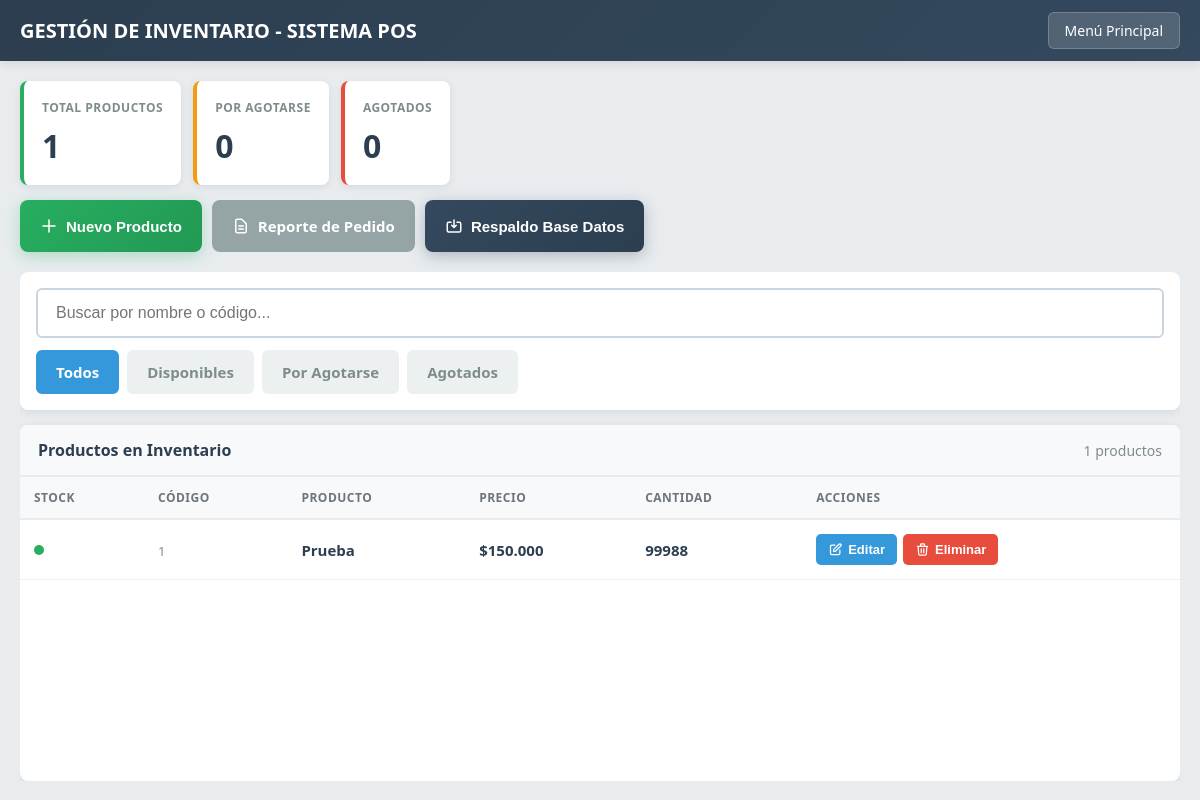
/productos/dashboard.php, run on the app's committed database.
### tables this page shows
CREATE TABLE `productos` (
  `codigo` varchar(50) NOT NULL,
  `nombre` varchar(100) NOT NULL,
  `cantidad` int(11) NOT NULL,
  `activo` tinyint(1) DEFAULT 1,
  `precio` decimal(10,2) NOT NULL,
  `fecha_creacion` timestamp NOT NULL DEFAULT current_timestamp(),
  PRIMARY KEY (`codigo`)
);

### productos/dashboard.php (the view, shortened to what this page needs)
<?php
include("../config/conexion.php");
$total_productos = $conexion->query("SELECT COUNT(*) as total FROM productos WHERE activo = 1 OR activo IS NULL")->fetch_assoc()['total'];
$agotados = $conexion->query("SELECT COUNT(*) as total FROM productos WHERE cantidad = 0 AND (activo = 1 OR activo IS NULL)")->fetch_assoc()['total'];
$por_agotarse = $conexion->query("SELECT COUNT(*) as total FROM productos WHERE cantidad > 0 AND cantidad <= 10 AND (activo = 1 OR activo IS NULL)")->fetch_assoc()['total'];
$filtro = $_GET['filtro'] ?? 'todos';
$busqueda = $_GET['buscar'] ?? '';
$sql = "SELECT * FROM productos WHERE (activo = 1 OR activo IS NULL)";
$sql .= " ORDER BY cantidad ASC, nombre ASC";
$productos = $conexion->query($sql);
?>
<!DOCTYPE html>
<html lang="es">
<head>
</head>
<body>
<div class="header-bar">
    <h1>GESTIÓN DE INVENTARIO - SISTEMA POS</h1>
    <div class="header-buttons">
        <a href="../index.php" class="btn-header">Menú Principal</a>
    </div>
</div>
<div class="dashboard-layout">
    <div class="main-column">
        <div class="controls-section">
            <input type="text"
                   id="buscar-input"
                   class="search-input"
                   placeholder="Buscar por nombre o código..."
                   value="<?= htmlspecialchars($busqueda) ?>">
            <div class="filter-tabs">
                <a href="?filtro=todos<?= $busqueda ? '&buscar='.urlencode($busqueda) : '' ?>"
                   class="filter-tab <?= $filtro === 'todos' ? 'active' : '' ?>">
                    Todos
                </a>
                <a href="?filtro=disponibles<?= $busqueda ? '&buscar='.urlencode($busqueda) : '' ?>"
                   class="filter-tab <?= $filtro === 'disponibles' ? 'active' : '' ?>">
                    Disponibles
                </a>
                <a href="?filtro=por_agotarse<?= $busqueda ? '&buscar='.urlencode($busqueda) : '' ?>"
                   class="filter-tab <?= $filtro === 'por_agotarse' ? 'active' : '' ?>">
                    Por Agotarse
                </a>
                <a href="?filtro=agotados<?= $busqueda ? '&buscar='.urlencode($busqueda) : '' ?>"
                   class="filter-tab <?= $filtro === 'agotados' ? 'active' : '' ?>">
                    Agotados
                </a>
            </div>
        </div>
        <div class="products-table-container">
            <div class="table-header">
                <span>Productos en Inventario</span>
                <span class="products-count"><?= $productos->num_rows ?> productos</span>
            </div>
            <div class="table-wrapper">
                <table class="products-table">
                    <thead>
                        <tr>
                            <th>Stock</th>
                            <th>Código</th>
                            <th>Producto</th>
                            <th>Precio</th>
                            <th>Cantidad</th>
                            <th>Acciones</th>
                        </tr>
                    </thead>
                    <tbody>
                        <?php if ($productos->num_rows > 0): ?>
                            <?php while ($p = $productos->fetch_assoc()):
                                $clase_estado = 'disponible';
                                $clase_fila = '';
                            ?>
                            <tr class="<?= $clase_fila ?>">
                                <td>
                                    <div class="stock-indicator">
                                        <span class="stock-dot <?= $clase_estado ?>"></span>
                                    </div>
                                </td>
                                <td>
                                    <span class="product-code"><?= htmlspecialchars($p['codigo']) ?></span>
                                </td>
                                <td>
                                    <span class="product-name"><?= htmlspecialchars($p['nombre']) ?></span>
                                </td>
                                <td>
                                    <span class="product-price">$<?= number_format($p['precio'], 0, ',', '.') ?></span>
                                </td>
                                <td>
                                    <span class="stock-number <?= $clase_estado ?>"><?= $p['cantidad'] ?></span>
                                </td>
                                <td>
                                    <div class="action-buttons">
                                        <button onclick="abrirModalEditar('<?= $p['codigo'] ?>', '<?= htmlspecialchars($p['nombre'], ENT_QUOTES) ?>', <?= $p['precio'] ?>, <?= $p['cantidad'] ?>)"
                                                class="btn-action btn-edit">
                                            <svg xmlns="http://www.w3.org/2000/svg" fill="none" viewBox="0 0 24 24" stroke="currentColor">
                                                <path stroke-linecap="round" stroke-linejoin="round" stroke-width="2" d="M11 5H6a2 2 0 00-2 2v11a2 2 0 002 2h11a2 2 0 002-2v-5m-1.414-9.414a2 2 0 112.828 2.828L11.828 15H9v-2.828l8.586-8.586z" />
                                            </svg>
                                            Editar
                                        </button>
                                        <button onclick="confirmarEliminar('<?= htmlspecialchars($p['codigo'], ENT_QUOTES) ?>', '<?= htmlspecialchars($p['nombre'], ENT_QUOTES) ?>')"
                                                class="btn-action btn-delete">
                                            <svg xmlns="http://www.w3.org/2000/svg" fill="none" viewBox="0 0 24 24" stroke="currentColor">
                                                <path stroke-linecap="round" stroke-linejoin="round" stroke-width="2" d="M19 7l-.867 12.142A2 2 0 0116.138 21H7.862a2 2 0 01-1.995-1.858L5 7m5 4v6m4-6v6m1-10V4a1 1 0 00-1-1h-4a1 1 0 00-1 1v3M4 7h16" />
                                            </svg>
                                            Eliminar
                                        </button>
                                    </div>
                                </td>
                            </tr>
                            <?php endwhile; ?>
                        <?php endif; ?>
                    </tbody>
                </table>
            </div>
        </div>
    </div>
    <div class="sidebar-column">
        <div class="stats-vertical">
            <div class="stat-micro-card success">
                <div class="stat-micro-label">Total Productos</div>
                <div class="stat-micro-value"><?= $total_productos ?></div>
            </div>
            <div class="stat-micro-card warning">
                <div class="stat-micro-label">Por Agotarse</div>
                <div class="stat-micro-value"><?= $por_agotarse ?></div>
            </div>
            <div class="stat-micro-card danger">
                <div class="stat-micro-label">Agotados</div>
                <div class="stat-micro-value"><?= $agotados ?></div>
            </div>
        </div>
        <div class="primary-actions">
            <button onclick="abrirModalCrear()" class="btn-primary-action btn-new-product">
                <svg xmlns="http://www.w3.org/2000/svg" width="18" height="18" fill="none" viewBox="0 0 24 24" stroke="currentColor">
                    <path stroke-linecap="round" stroke-linejoin="round" stroke-width="2" d="M12 4v16m8-8H4" />
                </svg>
                Nuevo Producto
            </button>
            <a href="reporte_pedido.php" class="btn-primary-action btn-report" target="_blank">
                <svg xmlns="http://www.w3.org/2000/svg" width="18" height="18" fill="none" viewBox="0 0 24 24" stroke="currentColor">
                    <path stroke-linecap="round" stroke-linejoin="round" stroke-width="2" d="M9 12h6m-6 4h6m2 5H7a2 2 0 01-2-2V5a2 2 0 012-2h5.586a1 1 0 01.707.293l5.414 5.414a1 1 0 01.293.707V19a2 2 0 01-2 2z" />
                </svg>
                Reporte de Pedido
            </a>
            <button onclick="realizarBackup()" class="btn-primary-action btn-backup">
                <svg xmlns="http://www.w3.org/2000/svg" width="18" height="18" fill="none" viewBox="0 0 24 24" stroke="currentColor">
                    <path stroke-linecap="round" stroke-linejoin="round" stroke-width="2" d="M8 7H5a2 2 0 00-2 2v9a2 2 0 002 2h14a2 2 0 002-2V9a2 2 0 00-2-2h-3m-1 4l-3 3m0 0l-3-3m3 3V4" />
                </svg>
                Respaldo Base Datos
            </button>
        </div>
    </div>
</div>
</body>
</html>

### data on the page
productos: codigo "1", nombre "Prueba", precio "150.000", cantidad "99988"

### other printed values
$productos->num_rows "1"
$total_productos "1"
$por_agotarse "0"
$agotados "0"
